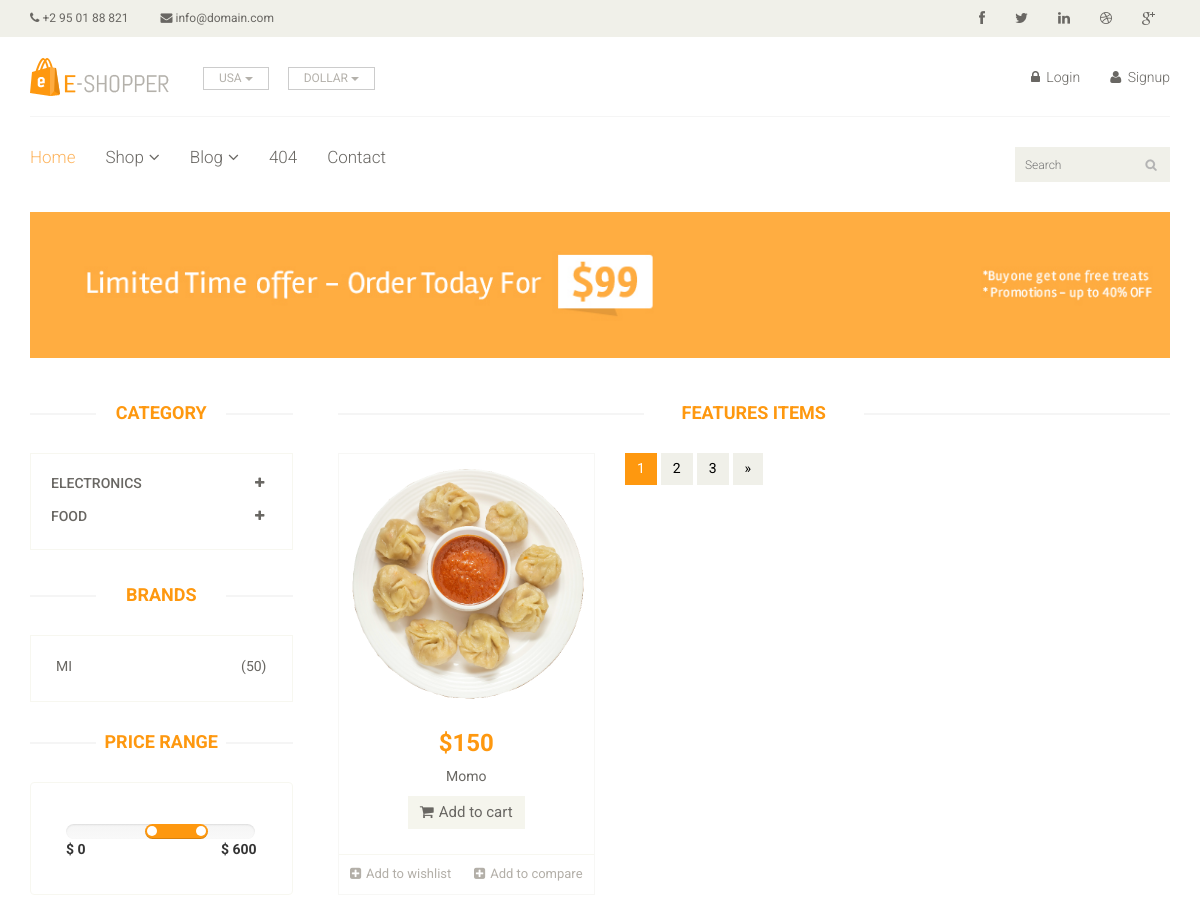
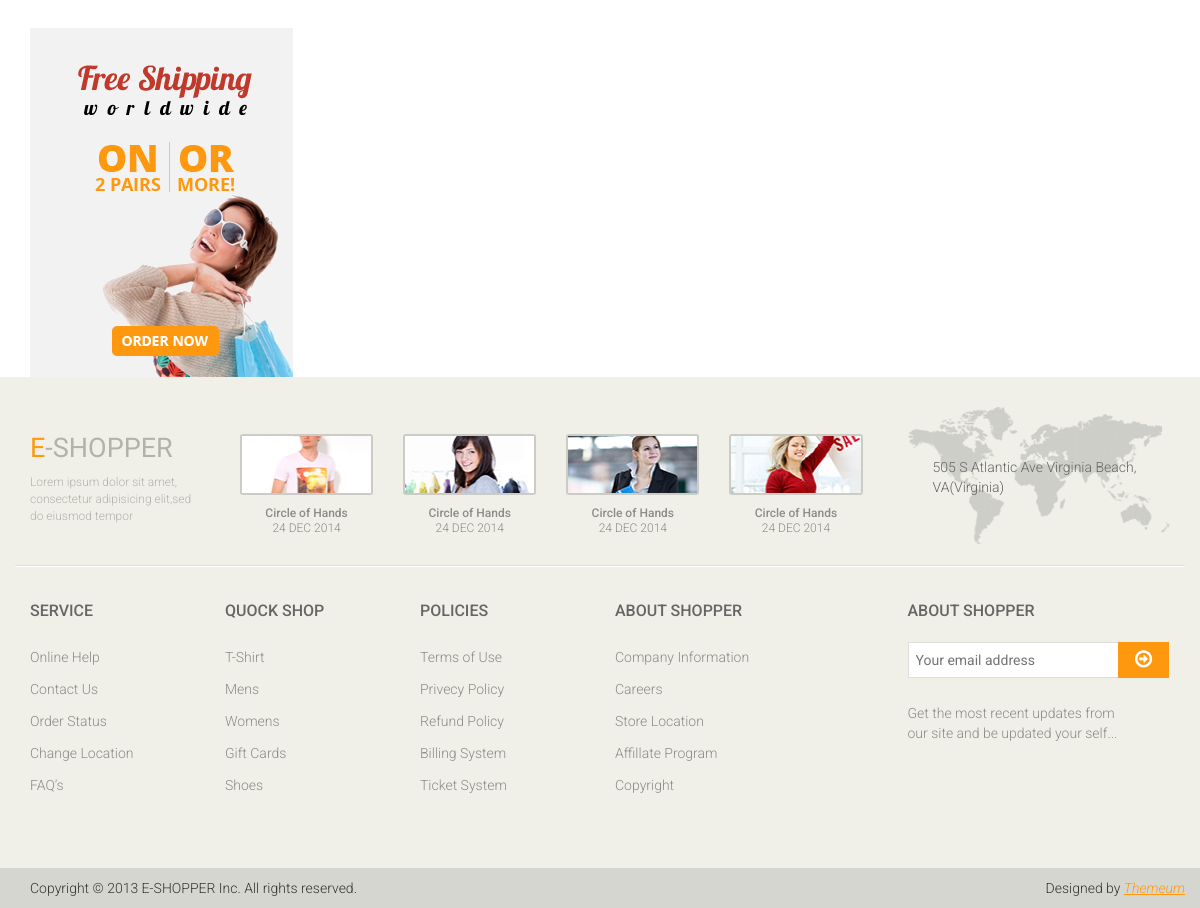
The app's page /subcategory/momo with its own data (2 pictures, top to bottom).
### home/models.py (models this page shows, shortened)
class Category(models.Model):
	title = models.CharField(max_length = 300)
	description = models.TextField(blank = True)
	slug = models.CharField(max_length = 500)
	image = models.TextField(blank = True)

class Brand(models.Model):
	title = models.CharField(max_length = 300)
	description = models.TextField(blank = True)
	slug = models.CharField(max_length = 500)
	image = models.TextField(blank = True,null = True)

class Item(models.Model):
	title = models.CharField(max_length=400)
	slug = models.CharField(max_length=500)
	price = models.IntegerField()
	discounted_price = models.IntegerField()
	description = models.TextField()
	image = models.ImageField(upload_to = 'media')
	category = models.ForeignKey(Category,on_delete = models.CASCADE)
	subcategory = models.ForeignKey(SubCategory,on_delete = models.CASCADE)
	status = models.CharField(max_length=40,choices =STATUS,blank = True)
	stock = models.CharField(max_length = 50,choices = STOCK,blank = True)
	labels = models.CharField(max_length=30,choices=LABELS,blank = True)

### home/views.py (the view)
# urls.py: path('subcategory/<slug>', SubCategoryView.as_view(), name='subcategory'),
class SubCategoryView(BaseViews):
	def get(self,request,slug):
		slug_id = SubCategory.objects.get(slug = slug).id
		self.views['subcat_items'] = Item.objects.filter(subcategory_id = slug_id)
		return render(request,'subcat.html',self.views)

### home/models.py (called while the page is built)
	def get_subcat_url(self):
		return reverse("home:subcategory",kwargs = {'slug':self.slug})

### templates/subcat.html (shortened to what this page needs)
{% extends 'base.html' %}
{% load static %}
{% block content %}
	<section id="advertisement">
		<div class="container">
			<img src="images/shop/advertisement.jpg" alt="" />
		</div>
	</section>
	<section>
		<div class="container">
			<div class="row">
				<div class="col-sm-3">
					<div class="left-sidebar">
						<h2>Category</h2>
						<div class="panel-group category-products" id="accordian">
							{% for cat in category %}
							<div class="panel panel-default">
								<div class="panel-heading">
									<h4 class="panel-title">
										<a data-toggle="collapse" data-parent="#accordian" href="#{{cat.id}}">
											<span class="badge pull-right"><i class="fa fa-plus"></i></span>
											{{cat.title}}
										</a>
									</h4>
								</div>
							</div>
							{% endfor %}
						</div>
						<div class="brands_products">
							<h2>Brands</h2>
							<div class="brands-name">
								<ul class="nav nav-pills nav-stacked">
									{% for brand in brands %}
									<li><a href="#"> <span class="pull-right">(50)</span>{{brand.title}}</a></li>
									{% endfor %}
								</ul>
							</div>
						</div>
						<div class="price-range">
							<h2>Price Range</h2>
							<div class="well">
								 <input type="text" class="span2" value="" data-slider-min="0" data-slider-max="600" data-slider-step="5" data-slider-value="[250,450]" id="sl2" ><br />
								 <b>$ 0</b> <b class="pull-right">$ 600</b>
							</div>
						</div>
						<div class="shipping text-center">
							<img src="images/home/shipping.jpg" alt="" />
						</div>
					</div>
				</div>
				<div class="col-sm-9 padding-right">
					<div class="features_items">
						<h2 class="title text-center">Features Items</h2>
						{% for subcat in subcat_items %}
						<div class="col-sm-4">
							<div class="product-image-wrapper">
								<div class="single-products">
									<div class="productinfo text-center">
										<img src="{{subcat.image.url}}" alt="" />
										<h2>${{subcat.price}}</h2>
										<p>{{subcat.title}}</p>
										<a href="#" class="btn btn-default add-to-cart"><i class="fa fa-shopping-cart"></i>Add to cart</a>
									</div>
									<div class="product-overlay">
										<div class="overlay-content">
										</div>
									</div>
								</div>
								<div class="choose">
									<ul class="nav nav-pills nav-justified">
										<li><a href=""><i class="fa fa-plus-square"></i>Add to wishlist</a></li>
										<li><a href=""><i class="fa fa-plus-square"></i>Add to compare</a></li>
									</ul>
								</div>
							</div>
						</div>
						{% endfor %}
						<ul class="pagination">
							<li class="active"><a href="">1</a></li>
							<li><a href="">2</a></li>
							<li><a href="">3</a></li>
							<li><a href="">&raquo;</a></li>
						</ul>
					</div>
				</div>
			</div>
		</div>
	</section>
	{% endblock %}

### records on screen
Category: title "ELECTRONICS"
Category: title "FOOD"
Brand: title "MI"
Item: image (picture), price "150", title "Momo"
